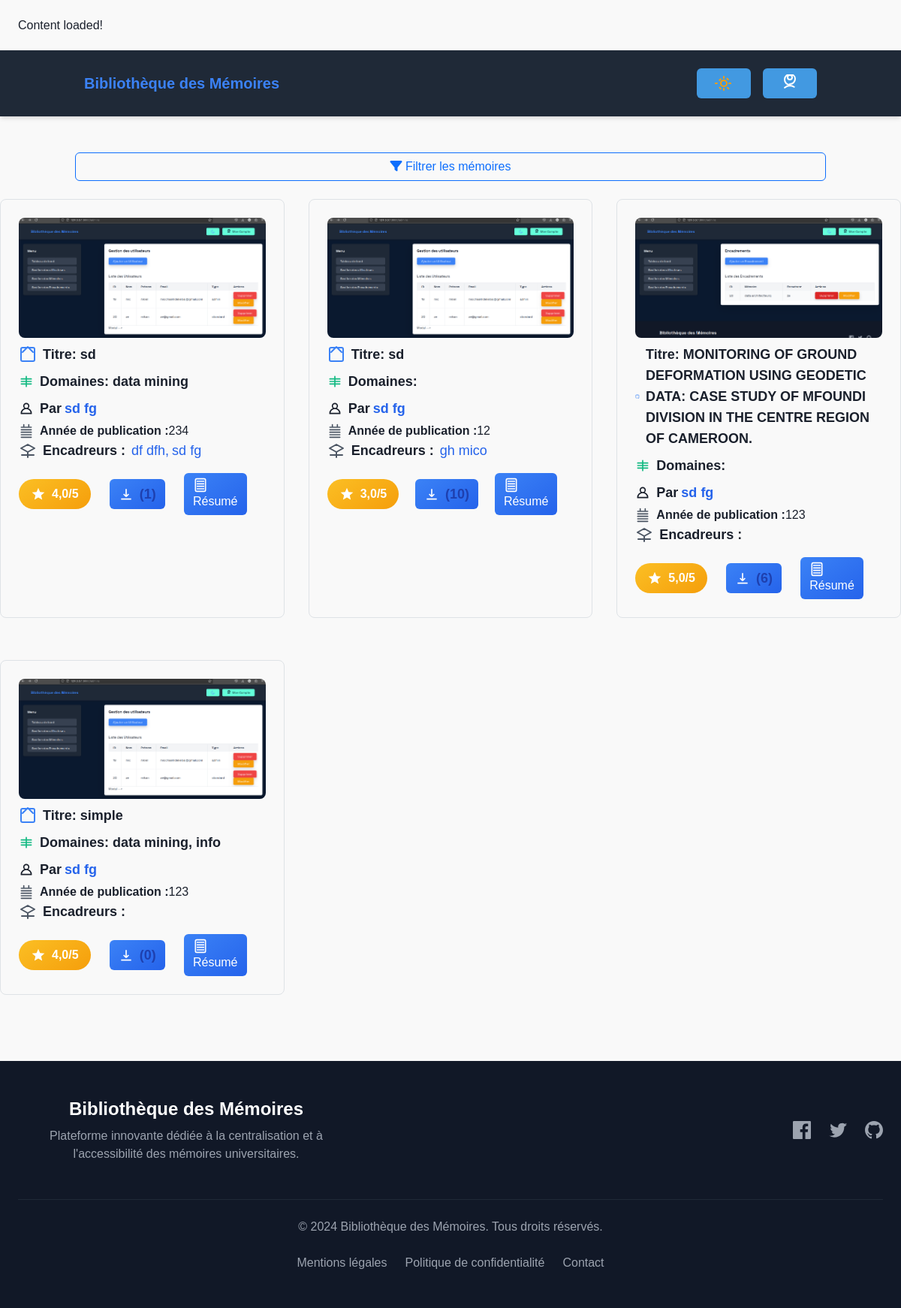
The app's page /liste_memoires/ (signed in) with its own data.
### memoire/models.py (models this page shows, shortened)
class Memoire(models.Model):
    titre = models.CharField(max_length=200)
    domaines = models.ManyToManyField(Domaine, related_name='memoires')
    annee_publication = models.PositiveIntegerField()
    images = models.ImageField(upload_to='memoires/images/', blank=True, null=True)
    auteur = models.ForeignKey(UserProfile, on_delete=models.CASCADE, related_name='memoires')
    resume = models.TextField()
    fichier_memoire = models.FileField(upload_to='memoires/pdf/', blank=False, null=False)

class Domaine(models.Model):
    nom = models.CharField(max_length=100, unique=True)

class UserProfile(models.Model):
    SEXE_CHOICES = [
        ('M', 'Masculin'),
        ('F', 'Féminin'),
        ('A', 'Autre'),
    ]
    TYPE_CHOICES = [
        ('standard', 'Standard'),
        ('admin', 'Administrateur'),
        ('superadmin', 'superAdministrateur'),
    ]
    nom = models.CharField(max_length=100)
    prenom = models.CharField(max_length=100)
    birthday = models.DateField()
    sexe = models.CharField(max_length=1, choices=SEXE_CHOICES)
    email = models.EmailField(unique=True)
    type = models.CharField(max_length=10, choices=TYPE_CHOICES)
    realisation_linkedin = models.URLField(max_length=200, blank=True, null=True)
    photo_profil = models.ImageField(upload_to='photos_profil/', blank=True, null=True)
    password = models.CharField(max_length=128)

### memoire/views.py (the view, shortened to what this page needs)
# urls.py: path('liste_memoires/', liste_memoires, name='liste_memoires'),
def liste_memoires(request):
    try:
        idp = request.session['user_id']
        user = UserProfile.objects.get(id=idp)
    except KeyError:
        return redirect('logout')
    try:
        memoires = Memoire.objects.prefetch_related(
            Prefetch(
                'encadrements',
                queryset=Encadrement.objects.select_related('encadrant'),
                to_attr='encadreur_list'
            ),
            'domaines',
            Prefetch(
                'notations',
                queryset=NotationCommentaire.objects.select_related('utilisateur'),
                to_attr='notations_list'
            ),
            'telechargements'
        ).select_related(
            'auteur'
        ).annotate(
            nbr_telechargements=Count('telechargements'),
            note_moyenne=Avg('notations__note'),
            nbr_notations=Count('notations'),
            nbr_commentaires=Count('notations')  # Vérifiez que cela compte correctement
        )
        query = request.GET.get('q')
        domaine_id = request.GET.get('domaine')
        annee = request.GET.get('annee')
        encadreur_id = request.GET.get('encadreur')
        auteur_id = request.GET.get('auteur')
        if domaine_id:
            memoires = memoires.filter(domaines__id=domaine_id)
        if annee:
            memoires = memoires.filter(annee_publication=annee)
        if encadreur_id:
            memoires = memoires.filter(encadrements__encadrant__id=encadreur_id)
        if auteur_id:
            memoires = memoires.filter(auteur__id=auteur_id)
        memoires_list = []
        for memoire in memoires:
            memoires_list.append({
                'id': memoire.id,
                'titre': memoire.titre,
                'annee_publication': memoire.annee_publication,
                'resume': memoire.resume,
                'auteur': {
                    'id': memoire.auteur.id,
                    'nom': memoire.auteur.nom,
                    'prenom': memoire.auteur.prenom,
                    'email': memoire.auteur.email,
                    'photo_profil': memoire.auteur.photo_profil.url if memoire.auteur.photo_profil else None,
                    'linkedin': memoire.auteur.realisation_linkedin
                },
                'domaines': [{
                    'id': domaine.id,
                    'nom': domaine.nom
                } for domaine in memoire.domaines.all()],
                'encadreurs': [{
                    'id': encadrement.encadrant.id,
                    'nom': encadrement.encadrant.nom,
                    'prenom': encadrement.encadrant.prenom,
                    'email': encadrement.encadrant.email,
                    'photo_profil': encadrement.encadrant.photo_profil.url if encadrement.encadrant.photo_profil else None,
                    'linkedin': encadrement.encadrant.realisation_linkedin
                } for encadrement in memoire.encadreur_list],
                'statistiques': {
                    'nbr_telechargements': memoire.nbr_telechargements,
                    'note_moyenne': round(memoire.note_moyenne, 2) if memoire.note_moyenne else 0,
                    'nbr_notations': memoire.nbr_notations,
                    'nbr_commentaires': memoire.nbr_commentaires  # Nombre de commentaires
                },
                'notations': [{
                    'utilisateur': {
                        'id': notation.utilisateur.id,
                        'nom': notation.utilisateur.nom,
                        'prenom': notation.utilisateur.prenom,
                        'linkedin': notation.utilisateur.realisation_linkedin,
                        'photo_profil': notation.utilisateur.photo_profil.url if notation.utilisateur.photo_profil else None
                    },
                    'note': notation.note,
                    'commentaire': notation.commentaire,
                    'date': notation.date_creation
                } for notation in memoire.notations_list],
                'telechargements': [{
                    'email': telechargement.emailt,
                    'date': telechargement.datet
                } for telechargement in memoire.telechargements.all()],
                'fichiers': {
                    'image': memoire.images.url if memoire.images else None,
                    'document': memoire.fichier_memoire.url if memoire.fichier_memoire else None
                }
            })
        domaines_uniques = Domaine.objects.all()
        annees_uniques = Memoire.objects.values_list('annee_publication', flat=True).distinct()
        encadreurs_uniques = UserProfile.objects.filter(encadrements__isnull=False).distinct()
        auteurs_uniques = UserProfile.objects.filter(memoires__isnull=False).distinct()
        context = {
            'memoires': memoires_list,
            'domaines': domaines_uniques,
            'annees': sorted(annees_uniques),
            'encadreurs': encadreurs_uniques,
            'auteurs': auteurs_uniques,
            'query_params': request.GET,
            'user': user
        }
        return render(request, 'memoire.html', context)
    except Exception as e:
        messages.error(request, f"Une erreur s'est produite: {str(e)}")
        return redirect('liste_memoires')

### Template/memoire.html (shortened to what this page needs)
{% extends 'base.html' %}
{% block content %}
<div class="container mt-5">
    <div class="mb-4">
        <button class="btn btn-outline-primary w-100" type="button" id="toggleFilterForm">
            <i class="fa fa-filter"></i> Filtrer les mémoires
        </button>
    </div>
</div>
    <div class="mb-4">
        <div class="grid md:grid-cols-2 lg:grid-cols-3 gap-8">
        {% for memoire in memoires %}
        <div  class="mb-4 border border-gray-700 dark:border-gray-600 rounded-lg p-4">
            {% if memoire.fichiers.image %}
            <div class="relative h-40 overflow-hidden rounded-lg">
                <img
                    src="{{ memoire.fichiers.image }}"
                    alt="{{ memoire.titre }}"
                    class="w-full h-full object-cover"
                >
            </div>
            {% endif %}
            <h2 class="text-lg font-semibold mt-2 mb-1 flex items-center">
                Titre: {{ memoire.titre }}
            </h2>
            <p class="text-lg font-semibold mt-2 mb-1 flex items-center">
                <svg class="w-5 h-5 mr-2 text-green-500 dark:text-green-300" fill="none" stroke="currentColor" viewBox="0 0 24 24" xmlns="http://www.w3.org/2000/svg">
                    <path stroke-linecap="round" stroke-linejoin="round" stroke-width="2" d="M12 4v16m-8-8h16M4 16h16M4 8h16" />
                </svg>
                Domaines:
                {% for domaine in memoire.domaines %}
                    {{ domaine.nom }}{% if not forloop.last %}, {% endif %}
                {% endfor %}
            </p>
            <p class="text-lg font-semibold mt-2 mb-1 flex items-center">
                <svg class="w-5 h-5 mr-2 text-orange-500 dark:text-orange-300" fill="none" stroke="currentColor" viewBox="0 0 24 24" xmlns="http://www.w3.org/2000/svg">
                    <path stroke-linecap="round" stroke-linejoin="round" stroke-width="2" d="M12 12c-4.418 0-8 3.582-8 8h16c0-4.418-3.582-8-8-8zM12 4a4 4 0 110 8 4 4 0 010-8z" />
                </svg>
                Par
                <a href="{{ memoire.auteur.linkedin }}" target="_blank" rel="noopener noreferrer" class="text-blue-600 dark:text-teal-300 ml-1">
                    {{ memoire.auteur.prenom }} {{ memoire.auteur.nom }}
                </a>
            </p>
                <p class="flex items-center">
                    <svg class="w-5 h-5 mr-2 text-gray-600" fill="none" stroke="currentColor" viewBox="0 0 24 24" xmlns="http://www.w3.org/2000/svg">
                        <path stroke-linecap="round" stroke-linejoin="round" stroke-width="2" d="M16 2v4M8 2v4M4 6h16M4 10h16M4 14h16M4 18h16M4 22h16" />
                    </svg>
                    <strong>Année de publication :</strong> {{ memoire.annee_publication }}
                </p>
                <p class="flex items-center text-lg">
                    <svg class="w-6 h-6 mr-2 text-gray-600" fill="none" stroke="currentColor" viewBox="0 0 24 24" xmlns="http://www.w3.org/2000/svg">
                        <path stroke-linecap="round" stroke-linejoin="round" stroke-width="2" d="M12 14l9-5-9-5-9 5 9 5zM12 14v7M4 18h16" />
                    </svg>
                    <strong class="mr-1">Encadreurs :</strong>
                    <span class="flex flex-wrap">
                        {% for encadreur in memoire.encadreurs %}
                            <a href="{{ encadreur.linkedin }}" target="_blank" rel="noopener noreferrer" class="text-blue-600 dark:text-teal-300 ml-1">
                                {{ encadreur.prenom }} {{ encadreur.nom }}{% if not forloop.last %}, {% endif %}
                            </a>
                        {% endfor %}
                    </span>
                </p>
            <div class="d-flex justify-content-between align-items-center mt-3">
                <button data-toggle="modal" data-target="#commentModal{{ memoire.id }}" title="Cliquez pour voir les commentaires">
                    <span class="note-badge">
                        <svg width="20" height="20" viewBox="0 0 24 24" fill="currentColor">
                            <path d="M12 17.27L18.18 21l-1.64-7.03L22 9.24l-7.19-.61L12 2 9.19 8.63 2 9.24l5.46 4.73L5.82 21z"/>
                        </svg>
                        {% if memoire.statistiques.note_moyenne > 0 %}
                                {{ memoire.statistiques.note_moyenne }}/5
                            {% else %}
                                Non noté
                            {% endif %}
                    </span>
                </button>
                <a
                href="{{ memoire.fichier_memoire}}"
                class="btn btn-info d-flex align-items-center gap-2"
                target="_blank"
                download="fichier.pdf"
                onclick="submitMemoireForm('{{ memoire.id }}')"
                title="Télécharger le fichier pdf"
            >
                <svg width="20" height="20" viewBox="0 0 24 24" fill="none" stroke="currentColor" stroke-width="2">
                    <path d="M12 4v12m0 0l-4-4m4 4l4-4M4 20h16"/>
                </svg>
                <span class="text-lg font-semibold text-blue-800">({{ memoire.statistiques.nbr_telechargements }})</span>
            </a>
<button class="btn btn-info" data-bs-toggle="modal" data-bs-target="#resumeModal{{ memoire.id }}">
    <svg width="20" height="20" viewBox="0 0 24 24" fill="none" stroke="currentColor" stroke-width="2" class="me-2">
        <path d="M6 2h12a2 2 0 012 2v16a2 2 0 01-2 2H6a2 2 0 01-2-2V4a2 2 0 012-2z"/>
        <path d="M6 6h12M6 10h12M6 14h12M6 18h12"/>
    </svg>
    Résumé
</button>
            </div>
        </div>
        {% endfor %}
    </div>
</div>
{% endblock %}

### Template/base.html (shortened to what this page needs)
{% load static %}
<!DOCTYPE html>
<html lang="fr" class="scroll-smooth">
<head>
    <link href="https://cdn.jsdelivr.net/npm/bootstrap@5.2.3/dist/css/bootstrap.min.css" rel="stylesheet">
    <link rel="stylesheet" href="https://cdn.jsdelivr.net/npm/bootstrap@5.3.0-alpha1/dist/css/bootstrap.min.css">
    <link href="https://cdn.jsdelivr.net/npm/bootstrap@5.3.0/dist/css/bootstrap.min.css" rel="stylesheet">
    <link href="https://cdn.jsdelivr.net/npm/tailwindcss@2.2.19/dist/tailwind.min.css" rel="stylesheet">
    <link rel="stylesheet" href="https://cdn.datatables.net/1.11.5/css/jquery.dataTables.min.css">
    <link rel="stylesheet" href="https://cdnjs.cloudflare.com/ajax/libs/font-awesome/6.0.0-beta3/css/all.min.css">
</head>
<body x-data="{ loading: true, darkMode: localStorage.getItem('darkMode') === 'true' }" :class="{ 'dark': darkMode }" x-init="window.onload = () => loading = false">
    <div x-show="!loading" class="p-4">
            <h2>Content loaded!</h2>
        </div>
    <header class="bg-gray-800 dark:bg-gray-900 text-white shadow-md">
        <div class="container mx-auto px-4 py-4 flex justify-between items-center">
            <h1 class="text-xl font-bold text-blue-500 dark:text-teal-400">Bibliothèque des Mémoires</h1>
            <div class="flex items-center space-x-4">
                <button @click="darkMode = !darkMode" class="btn-primary px-4 py-2 rounded-md flex items-center">
                </button>
                {% block account %}
<div class="relative" x-data="{ accountMenu: false }">
    <button @click="accountMenu = !accountMenu"
            class="btn-primary px-4 py-2 rounded-md flex items-center space-x-2">
    </button>
</div>
{% endblock account %}
    </header>
{% block content %}
    {% endblock content %}
    <footer class="bg-gray-900 py-12 mt-16">
        <div class="container mx-auto px-4 max-w-7xl">
            <div class="flex flex-col lg:flex-row items-center justify-between space-y-8 lg:space-y-0 lg:space-x-8">
                <div class="text-center lg:text-left">
                    <h3 class="text-2xl font-bold text-white mb-2">Bibliothèque des Mémoires</h3>
                    <p class="text-gray-400 max-w-md">
                        Plateforme innovante dédiée à la centralisation et à l'accessibilité des mémoires universitaires.
                    </p>
                </div>
                <div class="flex justify-center space-x-6">
                    <a href="#" class="text-gray-400 hover:text-white transition-colors">
                    </a>
                    <a href="#" class="text-gray-400 hover:text-white transition-colors">
                    </a>
                    <a href="#" class="text-gray-400 hover:text-white transition-colors">
                    </a>
                </div>
            </div>
            <div class="mt-12 border-t border-gray-800 pt-6 text-center">
                <p class="text-gray-400 mb-4">
                    © 2024 Bibliothèque des Mémoires. Tous droits réservés.
                </p>
                <div class="flex justify-center space-x-6">
                    <a href="#" class="text-gray-400 hover:text-white transition-colors">Mentions légales</a>
                    <a href="#" class="text-gray-400 hover:text-white transition-colors">Politique de confidentialité</a>
                    <a href="#" class="text-gray-400 hover:text-white transition-colors">Contact</a>
                </div>
            </div>
        </div>
    </footer>
</body>
</html>

### records on screen
Memoire: titre "sd"
Domaine: nom "data mining" "data mining"
UserProfile: auteur.prenom "sd" "sd" "sd" "sd", auteur.nom "fg" "fg" "fg" "fg", prenom "sd", nom "fg"
UserProfile: prenom "df", nom "dfh"
Memoire: titre "sd"
UserProfile: prenom "gh", nom "mico"
Memoire: titre "MONITORING OF GROUND DEFORMATION USING GEODETIC DATA: CASE STUDY OF MFOUNDI DIVISION IN THE CENTRE REGION OF CAMEROON."
Memoire: titre "simple"
Domaine: nom "info"

### other values on screen
{{ memoire.annee_publication }} "234" "12" "123" "123"
{{ memoire.statistiques.note_moyenne }} "4,0" "3,0" "5,0" "4,0"
{{ memoire.statistiques.nbr_telechargements }} "1" "10" "6" "0"
